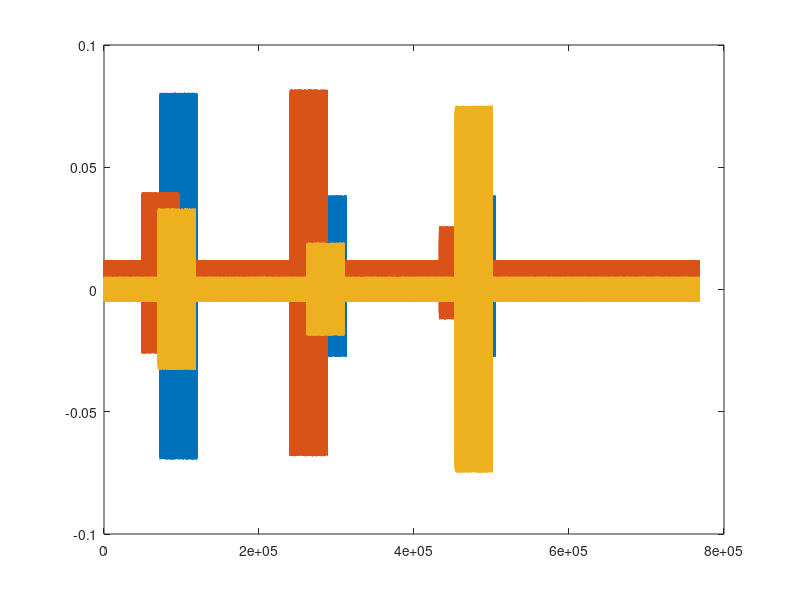

Write the MATLAB code that produced this figure. (Note: this script raises an error after producing the figure.)
close all;
clear all;

f = 48000;
reclength = f*16;

off1 = rand()*0.01;
off2 = rand()*0.01;
off3 = rand()*0.01;

noise1 = (rand(1,reclength)*2-1)*0.005 + off1;
noise2 = (rand(1,reclength)*2-1)*0.005 + off2;
noise3 = (rand(1,reclength)*2-1)*0.005 + off3;


sFreq = 4000;
sLength = 1*f;
xSignal = 1:sLength;
signal = sin(sFreq/sLength*2*pi*xSignal);


delay1 = floor((rand()*2-1)*f);
delay2 = floor((rand()*2-1)*f);
delay3 = floor((rand()*2-1)*f);

dist12 = 5;
dist13 = 5;
dist23 = 5;

amp = 0.07;

mic1 = zeros(1,reclength);
mic1(2*f + 1:2*f + sLength) = amp*signal;
mic1(6*f + floor(dist12/343*f) + 1:6*f + floor(dist12/343*f) + sLength) = amp*0.4*signal;
mic1(10*f+ floor(dist13/343*f) + 1:10*f + floor(dist13/343*f) + sLength) = amp*0.4*signal;
mic1 = mic1 + noise1;

mic2 = zeros(1,reclength);
mic2(2*f + floor(dist12/343*f) + 1:2*f + floor(dist12/343*f) + sLength) = amp*0.4*signal;
mic2(6*f + 1:6*f + sLength) = amp*signal;
mic2(10*f + floor(dist23/343*f) + 1:10*f + floor(dist23/343*f) + sLength) = amp*0.2*signal;
mic2 = mic2 + noise2;

mic3 = zeros(1,reclength);
mic3(2*f + floor(dist13/343*f) + 1:2*f + floor(dist13/343*f) + sLength) = amp*0.4*signal;
mic3(6*f + floor(dist23/343*f) + 1:6*f + floor(dist23/343*f) + sLength) = amp*0.2*signal;
mic3(10*f+ 1:10*f + sLength) = amp*signal;
mic3 = mic3 + noise3;


if delay1 > 0
    tmp = (rand(1,delay1)*2-1)*0.005 + off1;
    mic1 = [tmp mic1];
elseif delay1 < 0
    mic1 = mic1(-delay1:end);
    tmp = (rand(1,-delay1)*2-1)*0.005 + off1;
    mic1 = [mic1 tmp];
end


if delay2 > 0
    tmp = (rand(1,delay2)*2-1)*0.005 + off2;
    mic2 = [tmp mic2];
elseif delay2 < 0
    mic2 = mic2(-delay2:end);
    tmp = (rand(1,-delay2)*2-1)*0.005 + off2;
    mic2 = [mic2 tmp];
end



if delay3 > 0
    tmp = (rand(1,delay3)*2-1)*0.005 + off3;
    mic3 = [tmp mic3];
elseif delay3 < 0
    mic3 = mic3(-delay3:end);
    tmp = (rand(1,-delay3)*2-1)*0.005 + off3;
    mic3 = [mic3 tmp];
end

plot(mic1);
hold on
plot(mic2);
plot(mic3);
figure

mic1 = mic1';
mic2 = mic2';
mic3 = mic3';

mic1 = mic1 - mean(mic1);
mic2 = mic2 - mean(mic2);
mic3 = mic3 - mean(mic3);

s1 = 1:200000;
s2 = 200001:400000;
s3 = 400001:600000;

mic2 = ourSync2(mic1, mic2, s1, s2);
mic3 = ourSync2(mic1, mic3, s1, s3);

plot(mic1)
hold on
plot(mic2)
plot(mic3)

tdoa12 = ourGccphat(mic1(s3),mic2(s3));
deltaS12 = abs(tdoa12/f*343);
tdoa13 = ourGccphat(mic1(s2),mic3(s2));
deltaS13 = abs(tdoa13/f*343);
tdoa23 = ourGccphat(mic2(s1),mic3(s1));
deltaS23 = abs(tdoa23/f*343);

disp("delta12 = " + deltaS12);
disp("delta13 = " + deltaS13);
disp("delta23 = " + deltaS23);



















